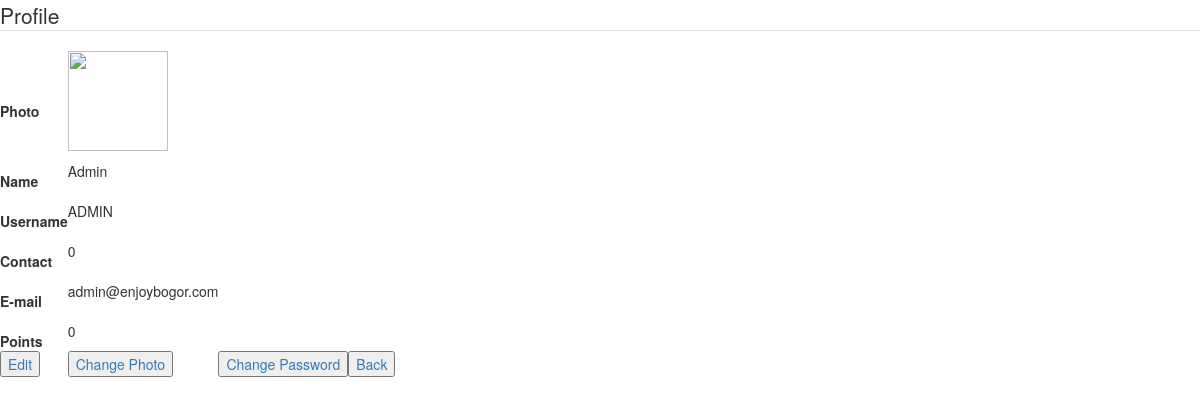
/users/crud/user/index.php (signed in), run on the app's committed database.
### tables this page shows
CREATE TABLE `users` (
  `user_id` int(11) NOT NULL,
  `username` varchar(255) NOT NULL,
  `user_name` varchar(255) NOT NULL,
  `date_signup` timestamp NOT NULL DEFAULT CURRENT_TIMESTAMP,
  `points` int(11) DEFAULT '0',
  `user_contact` bigint(13) NOT NULL,
  `email` varchar(100) NOT NULL,
  `password` varchar(100) NOT NULL,
  `active` int(11) NOT NULL DEFAULT '0',
  `image` varchar(1000) NOT NULL
);

### users/crud/user/index.php (the view, shortened to what this page needs)
<?php
 if (empty($_SESSION['user_id'])) {
	header("location:../commonfunction/login/login.php");
 }
 else {
 ?>
<?php
require_once '../../../connect/db_connect.php';
if ($_SESSION['user_id']) {
    $user_id = $_SESSION['user_id'];
    $sql = "SELECT user_name,username,user_contact,email,points,image FROM users WHERE user_id = {$user_id}";
    $result = $connect->query($sql);
    $data = $result->fetch_assoc();
    $connect->close(); ?>
<!DOCTYPE html>
<html>
<head>
		<link rel="stylesheet" href="https://maxcdn.bootstrapcdn.com/bootstrap/3.3.7/css/bootstrap.min.css">
</head>
<body>
<fieldset>
	<legend>Profile</legend>
	<form>
		<table cellspacing="0" cellpadding="0">
      <tr>
        <th>Photo</th>
        <td> <img src='images/<?php echo $data['image']?>' width='100' height='100'> </td>
      </tr>
      <tr>
				<th>Name</th>
        <td><?php echo $data['user_name'] ?></td>
			</tr>
			<tr>
				<th>Username</th>
				<td><?php echo $data['username'] ?></td>
			</tr>
			<tr>
				<th>Contact</th>
				<td><?php echo $data['user_contact'] ?></td>
			</tr>
			<tr>
				<th>E-mail</th>
				<td><?php echo $data['email']?></td>
			</tr>
			<tr>
				<th>Points</th>
				<td><?php echo $data['points']?></td>
			</tr>
			<tr>
				<td><a href="edit.php"><button type="button">Edit</button></a></td>
        <td><a href="upload.php"><button type="button">Change Photo</button></a></td>
				<td><a href="editpassword.php"><button type="button">Change Password</button></a></td>
				<td><a href="../../../home.php"><button type="button">Back</button></a></td>
			</tr>
		</table>
	</form>
</fieldset>
</body>
</html>
<?php
}
}
?>

### users/crud/user/index.php (style rules this page uses)
fieldset { margin: auto; margin-top: 100px width: 50% }
table tr th { padding-top: 20px; }

### data on the page
users: user_name "Admin", username "ADMIN", user_contact "0", email "admin@enjoybogor.com", points "0"
